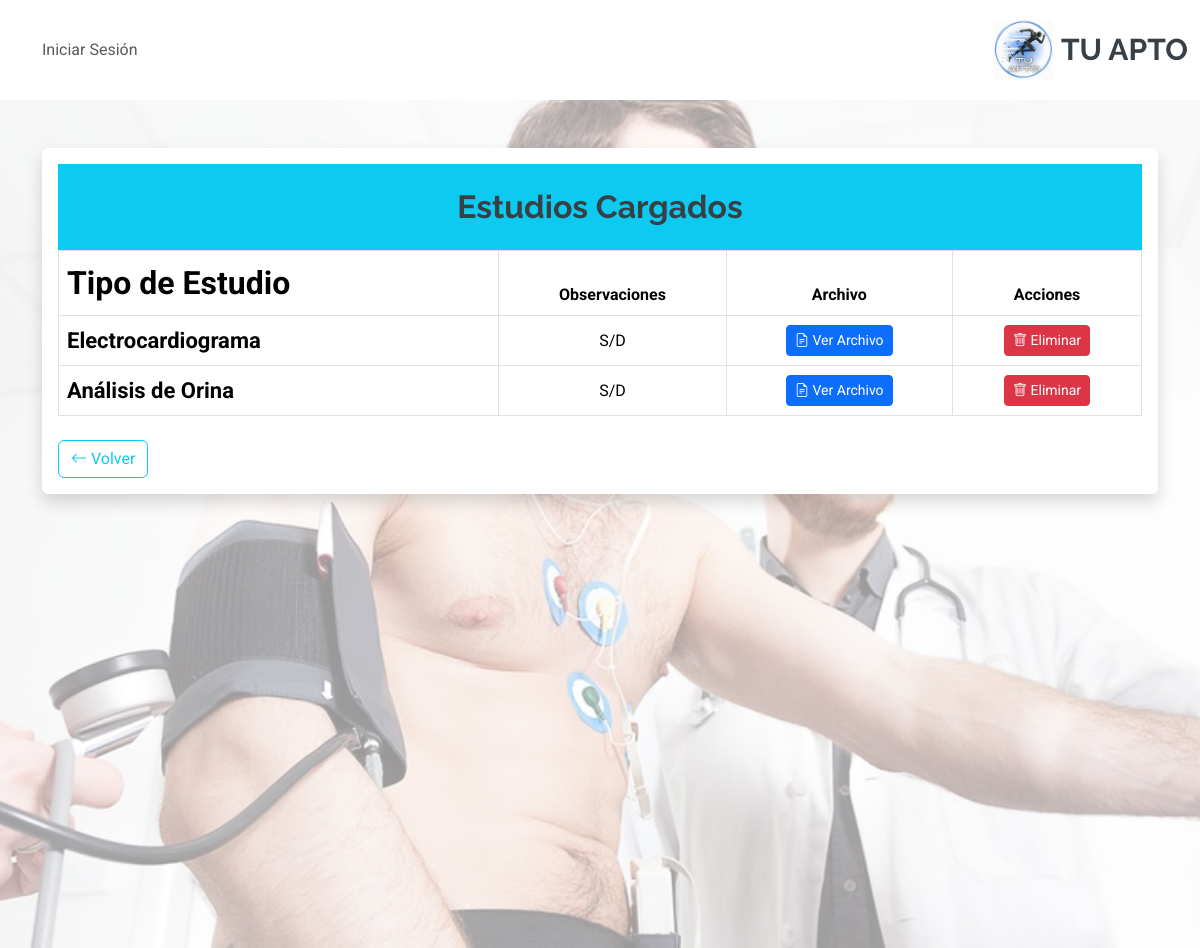
Page /registro-medico/ver_estudios/2/ on the committed database.
### RegistroMedico/models.py (models this page shows, shortened)
class EstudiosMedico(models.Model):
    TIPO_ESTUDIO = [
        ('ORINA', 'Análisis de Orina'),
        ('ELECTRO', 'Electrocardiograma'),
        ('ERGOMETRIA', 'Ergometría'),
    ]
    idestudio = models.AutoField(primary_key=True)
    jugador = models.ForeignKey(Jugador, on_delete=models.CASCADE, related_name="estudios_medicos")
    tipo_estudio = models.CharField(max_length=20, choices=TIPO_ESTUDIO)
    archivo = models.FileField(upload_to='estudios/', null=True, blank=True)
    observaciones = models.CharField(max_length=200, null=True, blank=True)
    fecha_creacion = models.DateTimeField(default=now, editable=False)
    fecha_caducidad = models.DateField(default=default_fecha_caducidad)  # ✅ Nueva función
    class Meta:
        db_table = 'estudios_medicos'
        verbose_name = 'Estudio Médico'
        verbose_name_plural = 'Estudios Médicos'

### RegistroMedico/views.py (the view)
# urls.py: path('ver_estudios/<int:jugador_id>/', EstudiosMedicoListView.as_view(), name='ver_estudios'),
class EstudiosMedicoListView(ListView):
    model = EstudiosMedico
    template_name = 'registro_medico/estudios_list.html'
    context_object_name = 'estudios'
    def get_queryset(self):
        jugador_id = self.kwargs.get('jugador_id')
        return EstudiosMedico.objects.filter(jugador__id=jugador_id)

### RegistroMedico/templates/registro_medico/estudios_list.html (shortened to what this page needs)
{% extends 'core/base.html' %}
{% load static %}
{% load widget_tweaks %}
{% block content %}
<main class="px-3" style="position: relative; min-height: 100vh; width: 100%; margin: 0; padding: 0;">
    <div style="position: relative; z-index: 1;">
        <div class="container mt-5">
            <div class="table-responsive bg-white p-3 rounded shadow">
                <div class="card-header bg-info text-white text-center p-4 w-100">
                    <h2 class="mb-0 fw-bold">Estudios Cargados</h2>
                </div>
                <table class="table table-bordered align-middle">
                    <thead style="color: #00CFFF;">
                        <tr class="text-center">
                            <th scope="col">Tipo de Estudio</th>
                            <th scope="col">Observaciones</th>
                            <th scope="col">Archivo</th>
                            <th scope="col">Acciones</th>
                        </tr>
                    </thead>
                    <tbody>
                        {% for estudio in estudios %}
                        <tr class="text-center">
                            <td data-label="Tipo de Estudio" class="fw-bold">{{ estudio.get_tipo_estudio_display }}</td>
                            <td data-label="Observaciones">{{ estudio.observaciones|default_if_none:"S/D" }}</td>
                            <td data-label="Archivo">
                                {% if estudio.archivo %}
                                    <a href="{{ estudio.archivo.url }}" target="_blank" class="btn btn-primary btn-sm">
                                        <i class="bi bi-file-earmark-text"></i> Ver Archivo
                                    </a>
                                {% else %}
                                    <span class="text-muted">No disponible</span>
                                {% endif %}
                            </td>
                            <td data-label="Acciones">
                                <a href="{% url 'registroMedico:eliminar_estudio' estudio.pk %}" class="btn btn-danger btn-sm">
                                    <i class="bi bi-trash"></i> Eliminar
                                </a>
                            </td>
                        </tr>
                        {% empty %}
                        <tr>
                            <td colspan="4" class="text-center text-muted">No hay estudios cargados.</td>
                        </tr>
                        {% endfor %}
                    </tbody>
                </table>
                <div class="d-flex justify-content-between align-items-center mt-4">
                    <a href="{% url 'menu_jugador' %}" class="btn btn-outline-info">
                        <i class="bi bi-arrow-left"></i> Volver
                    </a>
                </div>
            </div>
        </div>
    </div>
</main>
{% endblock %}

### core/static/core/css/main.css (style rules this page uses)
:root { --default-font: "Roboto", system-ui, -apple-system, "Segoe UI", Roboto, "Helvetica Neue", Arial, "Noto Sans", "Liberation Sans", sans-serif, "Apple Color Emoji", "Segoe UI Emoji", "Segoe UI Symbol", "Noto Color Emoji"; --heading-font: "Raleway", sans-serif; --nav-font: "Poppins", sans-serif; }
:root { --background-color: #ffffff; --default-color: #444444; --heading-color: #384046; --accent-color: #3498db; --surface-color: #ffffff; --contrast-color: #ffffff; }
:root { --nav-color: #444444; --nav-hover-color: #3498db; --nav-mobile-background-color: #ffffff; --nav-dropdown-background-color: #ffffff; --nav-dropdown-color: #444444; --nav-dropdown-hover-color: #3498db; }
:root { scroll-behavior: smooth; }
body { color: var(--default-color); background-color: var(--background-color); font-family: var(--default-font); }
a { color: var(--accent-color); text-decoration: none; transition: 0.3s; }
h1, h2, h3, h4, h5, h6 { color: var(--heading-color); font-family: var(--heading-font); }
table th:first-child { text-align: left; font-size: 2rem; }
table td:first-child { text-align: left; font-size: 22px; }

### rows in the picture
EstudiosMedico: tipo_estudio "Electrocardiograma", observaciones "S/D"
EstudiosMedico: tipo_estudio "Análisis de Orina", observaciones "S/D"
